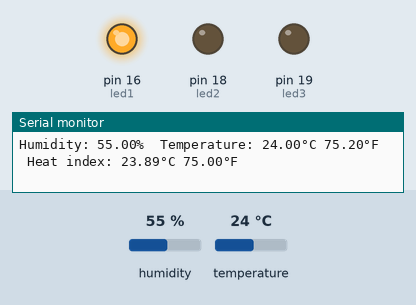
A sketch run on a simulated Arduino Uno, built with avr-gcc and run on an emulated ATmega328P. Shown: output pins drawn as LEDs (lit = HIGH), the last lines printed to the serial monitor. Inputs (shaded band) come from the test bench; at power-on: temperature 24 °C, humidity 55 %.

Above: at 6.8 s.
6.9 s: temperature set to 29 °C
12.3 s: temperature set to 32 °C
At 15.6 s:
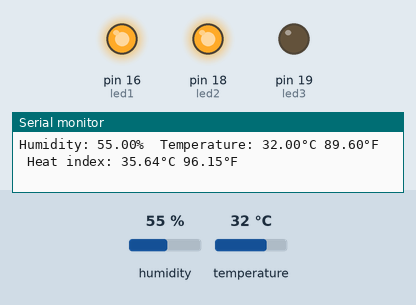
At 23.9 s:
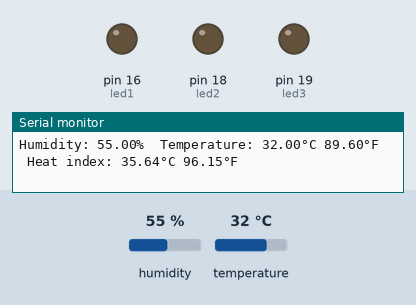
24.2 s: temperature set to 33 °C
At 27.8 s:
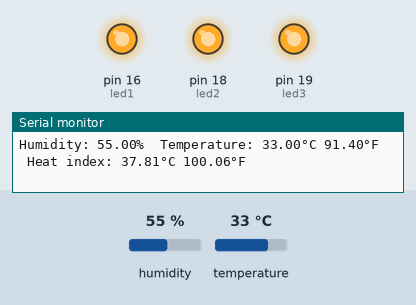
Timing chart, 0 to 32.3 s (numbered marks = the images above; inputs shaded):
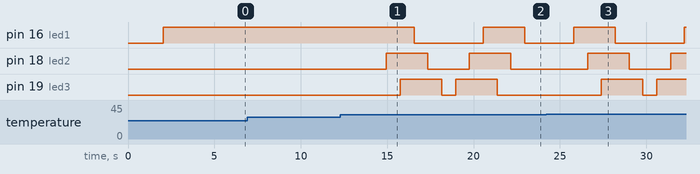

Measured:
- the behaviour switches between 30 and 31 °C on temperature (found by bisection; images 0 and 1)
- after the input at 12.3 s, pin 16 (led1): HIGH → LOW after 4.3 s, → HIGH 4.0 s later, → LOW 2.4 s later; pin 18 (led2): alternates HIGH for 2.4 s and LOW for 2.4 s, starting after 2.7 s; pin 19 (led3): alternates HIGH for 2.4 s and LOW for 0.80 s, starting after 3.5 s

The sketch:

Running_Led_dan_Buzzer_dengan_dht11.ino
```cpp
// 10 September 2023
// Alfan, Ayum, Rani
// Program Contoh DHT11

const int led1 = 16;           // LED1 dihubungkan pada GPIO16
const int led2 = 18;            // LED2 dihubungkan pada GPIO18
const int led3 = 19;            // LED3 dihubungkan pada GPIO19
const int buzzer = 10;         // buzzer dihubungkan pada GPIO10

// Menambahkan library DHT
#include "DHT.h"

#define DHTPIN 4            // Digital pin terhubung ke DHT sensor

// Uncomment type yang tidak digunakan
#define DHTTYPE DHT11       // DHT 11
//#define DHTTYPE DHT22     // DHT 22  (AM2302), AM2321
//#define DHTTYPE DHT21     // DHT 21 (AM2301)
DHT dht(DHTPIN, DHTTYPE);

void setup() {
  Serial.begin(9600);       // komunikasi serial diatur ke baudrate 9600
  Serial.println(F("DHT11 Embedded System Test!"));
  dht.begin();              // memulai komunikasi dht

  // inisialisasi LED sebagai output:
  pinMode (led1, OUTPUT);
  pinMode (led2, OUTPUT);
  pinMode (led3, OUTPUT);
}
void loop() {
  // jeda antar pengukuran.
  delay(2000);

  // Pembacaan suhu atau kelembapan sekitar 250 milliseconds!
  float h = dht.readHumidity();
  // membaca suhu sebagai Celsius (the default)
  float t = dht.readTemperature();
  // membaca suhu sebagai Fahrenheit (isFahrenheit = true)
  float f = dht.readTemperature(true);
  // cek jika ada pembacaan yang salah atau gagal agar bisa memulai ulang
  if (isnan(h) || isnan(t) || isnan(f)) {
    Serial.println(F("Failed to read from DHT sensor!"));
    return;
  }

  // Hitung heat index dalam Fahrenheit (the default)
  float hif = dht.computeHeatIndex(f, h);
  // Hitung heat index in Celsius (isFahreheit = false)
  float hic = dht.computeHeatIndex(t, h, false);
  Serial.print(F("Humidity: "));
  Serial.print(h);
  Serial.print(F("%  Temperature: "));
  Serial.print(t);
  Serial.print(F("°C "));
  Serial.print(f);
  Serial.print(F("°F  Heat index: "));
  Serial.print(hic);
  Serial.print(F("°C "));
  Serial.print(hif);
  Serial.println(F("°F"));

  // Jika suhu berada dibawah 30 derajat, maka running led:
  if(t < 30.00 || t == 30.00){
   digitalWrite(led1, HIGH);
   digitalWrite(buzzer, HIGH);
   delay(1000);
   digitalWrite(buzzer, LOW);
   delay(1000);
  }

  else{
    digitalWrite(buzzer, LOW);
    // turn LED on
    digitalWrite(led1, HIGH);
    digitalWrite(led2, LOW);
    digitalWrite(led3, LOW);
    delay(800);
    digitalWrite(led1, HIGH);
    digitalWrite(led2, HIGH);
    digitalWrite(led3, LOW);
    delay(800);
    digitalWrite(led1, HIGH);
    digitalWrite(led2, HIGH);
    digitalWrite(led3, HIGH);
    delay(800);
    digitalWrite(led1, LOW);
    digitalWrite(led2, HIGH);
    digitalWrite(led3, HIGH);
    delay(800);
    digitalWrite(led1, LOW);
    digitalWrite(led2, LOW);
    digitalWrite(led3, HIGH);
    delay(800);
    digitalWrite(led1, LOW);
    digitalWrite(led2, LOW);
    digitalWrite(led3, LOW);
    delay(800);

    // Kanan ke Kiri
    digitalWrite(led1, LOW);
    digitalWrite(led2, LOW);
    digitalWrite(led3, HIGH);
    delay(800);
    digitalWrite(led1, LOW);
    digitalWrite(led2, HIGH);
    digitalWrite(led3, HIGH);
    delay(800);
    digitalWrite(led1, HIGH);
    digitalWrite(led2, HIGH);
    digitalWrite(led3, HIGH);
    delay(800);
    digitalWrite(led1, HIGH);
    digitalWrite(led2, HIGH);
    digitalWrite(led3, LOW);
    delay(800);
    digitalWrite(led1, HIGH);
    digitalWrite(led2, LOW);
    digitalWrite(led3, LOW);
    delay(800);
    digitalWrite(led1, LOW);
    digitalWrite(led2, LOW);
    digitalWrite(led3, LOW);
    delay(800);
  }
}
```
